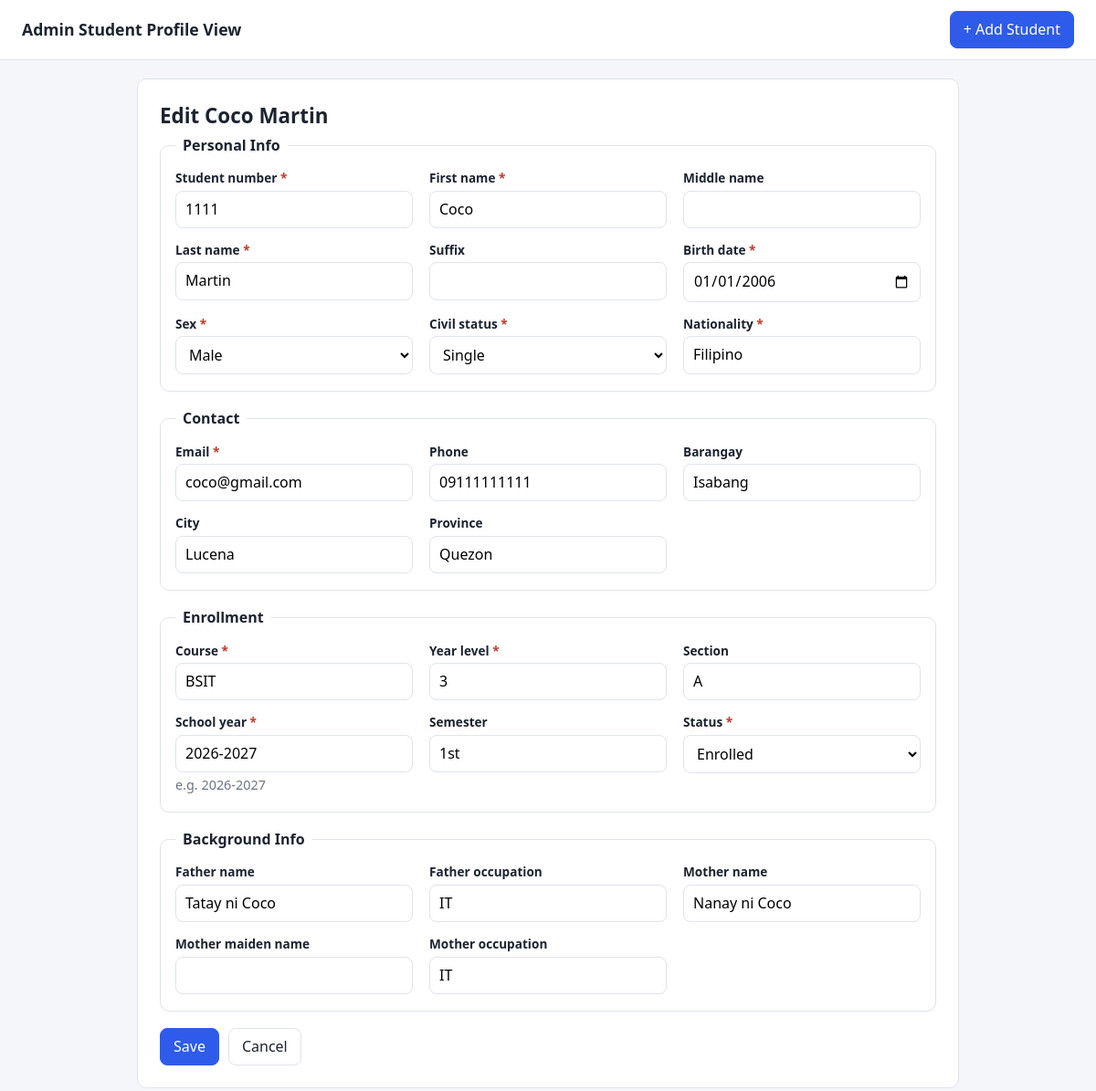
Page /1/edit/ on the committed database.
### students/models.py (models this page shows, shortened)
class Student(models.Model):
    class Sex(models.TextChoices):
        MALE = "M", "Male"
        FEMALE = "F", "Female"
        OTHER = "O", "Other"
    class CivilStatus(models.TextChoices):
        SINGLE = "S", "Single"
        MARRIED = "M", "Married"
    class EnrollmentStatus(models.TextChoices):
        PENDING = "pending", "Pending"
        ENROLLED = "enrolled", "Enrolled"
        DROPPED = "dropped", "Dropped"
        GRADUATED = "graduated", "Graduated"
    student_number = models.CharField(max_length=20, unique=True)
    first_name = models.CharField(max_length=100)
    middle_name = models.CharField(max_length=100, blank=True)
    last_name = models.CharField(max_length=100)
    suffix = models.CharField(max_length=10, blank=True)
    birth_date = models.DateField()
    sex = models.CharField(max_length=1, choices=Sex.choices)
    civil_status = models.CharField(
        max_length=1, choices=CivilStatus.choices, default=CivilStatus.SINGLE
    )
    nationality = models.CharField(max_length=50, default="Filipino")
    email = models.EmailField(unique=True)
    phone = models.CharField(max_length=20, blank=True)
    barangay = models.CharField(max_length=100, blank=True)
    city = models.CharField(max_length=100, blank=True)
    province = models.CharField(max_length=100, blank=True)
    course = models.CharField(max_length=150)
    year_level = models.PositiveSmallIntegerField(default=1)
    section = models.CharField(max_length=20, blank=True)
    school_year = models.CharField(max_length=9, help_text="e.g. 2026-2027")
    semester = models.CharField(max_length=20, blank=True)
    status = models.CharField(
        max_length=20,
        choices=EnrollmentStatus.choices,
        default=EnrollmentStatus.PENDING,
    )
    date_enrolled = models.DateField(auto_now_add=True)
    created_at = models.DateTimeField(auto_now_add=True)
    updated_at = models.DateTimeField(auto_now=True)
    class Meta:
        ordering = ["last_name", "first_name"]
    @property
    def full_name(self):
        parts = [self.first_name, self.middle_name, self.last_name, self.suffix]
        return " ".join(p for p in parts if p)

### students/views.py (the view, shortened to what this page needs)
# urls.py: path("<int:pk>/edit/", views.student_update, name="update"),
def student_update(request, pk):
    student = get_object_or_404(Student, pk=pk)
    background = getattr(student, "background", None)
    student_form = StudentForm(request.POST or None, instance=student)
    background_form = BackgroundForm(
        request.POST or None, instance=background, prefix="bg"
    )
    return render(
        request,
        "students/student_form.html",
        {
            "student_form": student_form,
            "background_form": background_form,
            "title": f"Edit {student.full_name}",
            "student": student,
        },
    )

### students/forms.py
class StudentForm(StyledFormMixin, forms.ModelForm):
    class Meta:
        model = Student
        exclude = ["date_enrolled", "created_at", "updated_at"]
        widgets = {
            "birth_date": forms.DateInput(attrs={"type": "date"}, format="%Y-%m-%d"),
        }
    def __init__(self, *args, **kwargs):
        super().__init__(*args, **kwargs)
        self._style_fields()

class BackgroundForm(StyledFormMixin, forms.ModelForm):
    class Meta:
        model = BackgroundInfo
        exclude = ["student"]
    def __init__(self, *args, **kwargs):
        super().__init__(*args, **kwargs)
        self._style_fields()

### students/forms.py (called while the page is built)
    def _style_fields(self):
        for field in self.fields.values():
            widget = field.widget
            css = "form-control"
            if isinstance(widget, forms.Select):
                css = "form-select"
            widget.attrs["class"] = f"{widget.attrs.get('class', '')} {css}".strip()

### students/templates/students/student_form.html (shortened to what this page needs)
{% extends "students/base.html" %}
{% block content %}
<div class="panel form-panel">
  <h1>{{ title }}</h1>
  <form method="post" novalidate>
    <fieldset>
      <legend>Personal Info</legend>
      <div class="form-grid">
        {% include "students/_field.html" with field=student_form.student_number %}
        {% include "students/_field.html" with field=student_form.first_name %}
        {% include "students/_field.html" with field=student_form.middle_name %}
        {% include "students/_field.html" with field=student_form.last_name %}
        {% include "students/_field.html" with field=student_form.suffix %}
        {% include "students/_field.html" with field=student_form.birth_date %}
        {% include "students/_field.html" with field=student_form.sex %}
        {% include "students/_field.html" with field=student_form.civil_status %}
        {% include "students/_field.html" with field=student_form.nationality %}
      </div>
    </fieldset>
    <fieldset>
      <legend>Contact</legend>
      <div class="form-grid">
        {% include "students/_field.html" with field=student_form.email %}
        {% include "students/_field.html" with field=student_form.phone %}
        {% include "students/_field.html" with field=student_form.barangay %}
        {% include "students/_field.html" with field=student_form.city %}
        {% include "students/_field.html" with field=student_form.province %}
      </div>
    </fieldset>
    <fieldset>
      <legend>Enrollment</legend>
      <div class="form-grid">
        {% include "students/_field.html" with field=student_form.course %}
        {% include "students/_field.html" with field=student_form.year_level %}
        {% include "students/_field.html" with field=student_form.section %}
        {% include "students/_field.html" with field=student_form.school_year %}
        {% include "students/_field.html" with field=student_form.semester %}
        {% include "students/_field.html" with field=student_form.status %}
      </div>
    </fieldset>
    <fieldset>
      <legend>Background Info</legend>
      <div class="form-grid">
        {% include "students/_field.html" with field=background_form.father_name %}
        {% include "students/_field.html" with field=background_form.father_occupation %}
        {% include "students/_field.html" with field=background_form.mother_name %}
        {% include "students/_field.html" with field=background_form.mother_maiden_name %}
        {% include "students/_field.html" with field=background_form.mother_occupation %}
      </div>
    </fieldset>
    <div class="form-actions">
      <button type="submit" class="btn btn-primary">Save</button>
      {% if student %}
        <a class="btn" href="{% url 'students:detail' student.pk %}">Cancel</a>
      {% else %}
        <a class="btn" href="{% url 'students:list' %}">Cancel</a>
      {% endif %}
    </div>
  </form>
</div>
{% endblock %}

### students/templates/students/_field.html (shortened to what this page needs)
<div class="field {% if field.errors %}has-error{% endif %}">
  <label for="{{ field.id_for_label }}">{{ field.label }}{% if field.field.required %} <span class="req">*</span>{% endif %}</label>
  {{ field }}
  {% if field.help_text %}<small class="muted">{{ field.help_text }}</small>{% endif %}
</div>

### students/static/css/students.css (style rules this page uses)
:root { --bg: #f4f6fa; --surface: #ffffff; --border: #dfe3ec; --text: #1c2330; --muted: #6b7486; --primary: #2f5bea; --primary-dark: #2448c0; --radius: 10px; }
* { box-sizing: border-box; }
body { margin: 0; font-family: system-ui, -apple-system, "Segoe UI", Roboto, sans-serif; background: var(--bg); color: var(--text); line-height: 1.45; }
a { color: var(--primary); text-decoration: none; }
h1 { font-size: 1.4rem; margin: 0 0 4px; }
.muted { color: var(--muted); font-size: 0.9rem; margin: 0; }
.btn { display: inline-block; padding: 8px 14px; border: 1px solid var(--border); border-radius: 8px; background: var(--surface); color: var(--text); font: inherit; cursor: pointer; }
.btn-primary { background: var(--primary); border-color: var(--primary); color: #fff; }
.panel { background: var(--surface); border: 1px solid var(--border); border-radius: var(--radius); }
.form-panel { padding: 24px; max-width: 900px; margin: 0 auto; }
fieldset { border: 1px solid var(--border); border-radius: var(--radius); margin: 0 0 18px; padding: 14px 16px 18px; }
legend { padding: 0 8px; font-weight: 600; }
.form-grid { display: grid; grid-template-columns: repeat(auto-fill, minmax(230px, 1fr)); gap: 14px 18px; }
.field { display: flex; flex-direction: column; gap: 4px; }
.field label { font-size: 0.85rem; font-weight: 600; }
.req { color: #c0392b; }
.form-control, .form-select { width: 100%; padding: 8px 10px; border: 1px solid var(--border); border-radius: 8px; font: inherit; background: #fff; }
.form-actions { display: flex; gap: 10px; }

### rows in the picture
Student: student_number "1111", first_name "Coco", last_name "Martin", birth_date "01/01/2006", sex "Male", civil_status "Single", nationality "Filipino", email "coco@gmail.com", phone "09111111111", barangay "Isabang", city "Lucena", province "Quezon", course "BSIT", year_level "3", section "A", school_year "2026-2027", semester "1st", status "Enrolled"

### other values in the picture
{{ title }} "Edit Coco Martin"
{{ field.help_text }} "e.g. 2026-2027"
